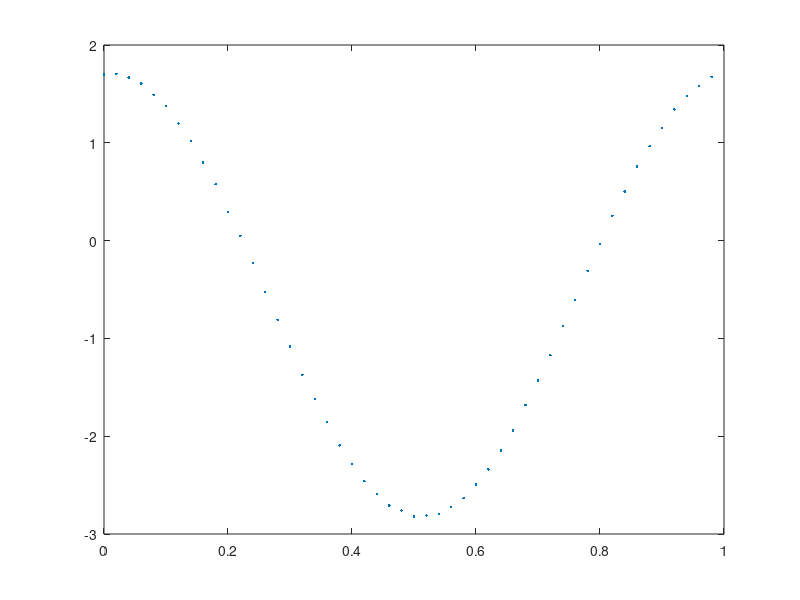

MATLAB code to generate this figure: (Note: this script raises an error after producing the figure.)
clc; clear; close all;

t = linspace(0,1,1+50);
t = t(1:(end-1));
N = length(t);

% fit = c + bsin(wt) + acos(wt)
y = randn(1)+randn(1)*sin(2*pi*t)+randn(1)*cos(2*pi*t)+randn(size(t))*1e-2;

Y = fft(y); % do fft and extract components (remember to normalize)
Y = fftshift(y);
Y = Y / N;

% Reference: https://www.youtube.com/watch?v=qqqMK3fbLpU
% Determining coefficients
c = Y(1); % offset
b = -2 * imag(Y(2:N)); % imaginary component (sin)
a = -2 * real(Y(2:N)); % real component (cos)

% visually check your solution
plot(t, y, '.');

hold on;

fit = c + b .* sin(2*pi*t) + a .* cos(2*pi*t);
plot(t, fit, '-');